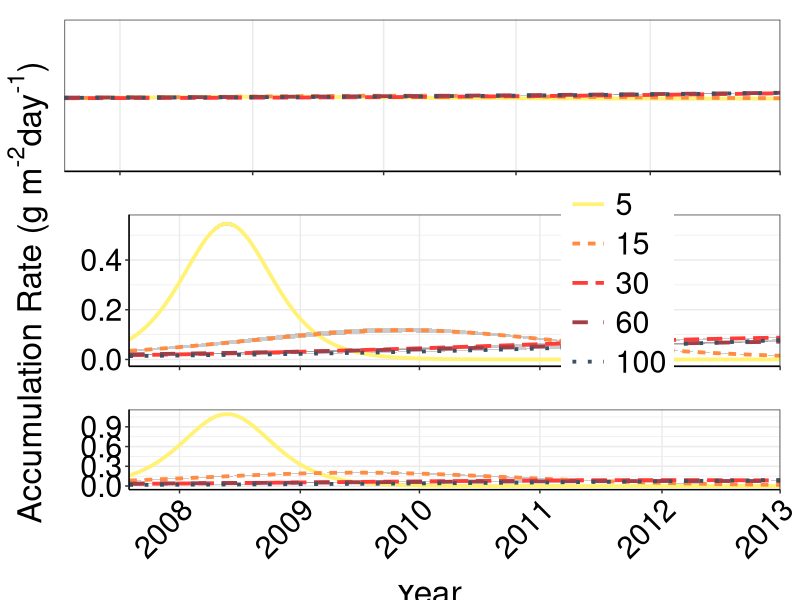

Write R code to recreate this figure.
library(ggplot2)
library(dplyr)
this_theme<-theme_bw()+
  theme(#panel.grid.major = element_blank(),
    #panel.grid.minor = element_blank(),
    panel.background = element_blank(),
    axis.line = element_line(),
    legend.position='none', legend.title=element_blank(),
    legend.text = element_text(size=12),
    axis.title.x = element_text(size=22,vjust=-0.5),
    axis.title.y = element_text(size=22,angle=90, vjust=1.2),
    axis.text.x = element_text(colour="black", size=18),
    axis.text.y = element_text(colour="black", size=18), 
    strip.text = element_text(colour="black", size=18))

theme_set(this_theme)

vgPalette <- c("#EBD46C", "#CA7636", "#8F3928", "#63602D", "#3A2814")
otPalette <- c("#fff275", "#ff8c42", "#ff3c38", "#a23e48", "#3b5166")

coeff<-read.csv("Data/Logistic parameters of root accumulationv2.csv", header=TRUE)

log.rate<-function(t, Asym, xmid, scal){
  
  a<-Asym/scal
  b<-exp((xmid - t)/scal)
  c<- (1+exp((xmid-t)/scal))^2
  
  ans = a * (b/c)
  
  ans
}

t<- 0:1978
rates <- NULL
for(i in 1:dim(coeff)[1]){
  rates <- cbind(rates, log.rate(t, coeff[i,1], coeff[i,2], coeff[i,3]))
}
colnames(rates) <- (as.factor(coeff$plot):(as.factor(coeff$depth)))


rootrates <- data.frame(tu=rep(t,120), eu=rep(colnames(rates),each=length(t)), Mg.ha.day=c(rates))

rootrates$plot<-sub("^([^:]*):.*$", "\\1", rootrates$eu)
rootrates$depth<-sub("^[^:]*:(.*$)", "\\1", rootrates$eu)

rootrates$trt[rootrates$plot %in% c("11", "33", "26", "44")]<-"SC"
rootrates$trt[rootrates$plot %in% c('16', "34", "22", "45")]<-"CS"
rootrates$trt[rootrates$plot %in% c("12", "35", "21", "43")]<-"CC"
rootrates$trt[rootrates$plot %in% c('14', "36", "25", "42")]<-"CCW"
rootrates$trt[rootrates$plot %in% c("13", "31", "24", "46")]<-"P"
rootrates$trt[rootrates$plot %in% c('15', "32", "23", "41")]<-"PF"

library(reshape2)
library(plotrix)
plotmelt<-melt(rootrates, id=c("eu","tu","plot", "trt", "depth"), measured="Mg.ha.day")
plotmeans<-dcast(plotmelt, tu + trt + depth ~variable, mean, margins=TRUE, na.rm=TRUE)
plotmeans<-plotmeans[plotmeans$depth != "(all)",]
plotmeans<-plotmeans[plotmeans$trt != "(all)",]
plotmeans<-plotmeans[plotmeans$tu != "(all)",]
plotmeans<-plotmeans[,-5]

plotstderr<-dcast(plotmelt, tu + trt + depth ~variable, std.error, margins=TRUE, na.rm=TRUE)
plotstderr<-plotstderr[plotstderr$depth != "(all)",]
plotstderr<-plotstderr[plotstderr$trt != "(all)",]
plotstderr<-plotstderr[plotstderr$tu != "(all)",]
plotstderr<-plotstderr[,-5]

ratemeans<-merge(plotmeans, plotstderr, by = c("tu", "trt", "depth"))
colnames(ratemeans)<-c("day", "trt", "depth", "Mg.ha.day", "Mg.ha.day.se")

ratemeans <- within(ratemeans, day <- ordered(day, levels = sort(unique(day))))

ratemeans<-ratemeans[order(as.numeric(ratemeans$day)),,drop=FALSE]
ratemeans$depth <- factor(ratemeans$depth, levels = c("5", "15", "30", "60", "100"))

ratemeansno5<-ratemeans[ratemeans$depth != 5,]
ratemeans5<-ratemeans[ratemeans$depth == 5,]


ratemeans2<-ratemeans[ratemeans$trt %in% c("P", "PF", "CC"),]
ratemeans2$g.m2.day<-ratemeans2$Mg.ha.day*100
ratemeans2$g.m2.day.se<-ratemeans2$Mg.ha.day.se*100

ratemeans2$Mg.ha.year<-ratemeans2$Mg.ha.day*365
ratemeans2$Mg.ha.year.se<-ratemeans2$Mg.ha.day.se*365

ratescc<-ggplot(data = filter(ratemeans2, trt=="CC"),aes(x = day,y = g.m2.day)) + 
  geom_ribbon(aes(group = depth,ymin = g.m2.day - g.m2.day.se,ymax = g.m2.day + g.m2.day.se),alpha = 0.25) + 
  geom_line(aes(group = depth,colour = depth, linetype = depth),size = 1.3) + 
  #labs(x = "Days after establishment",y = (expression(paste("Accumulation Rate (g m" ^ "-2","day" ^ "-1",")")))) + 
  scale_x_discrete(breaks=c(153,520,882,1248,1619,1978), labels = c("2008", "2009", "2010", "2011", "2012", "2013"))+
  scale_y_discrete(breaks=c(0.00, 0.02, 0.04))+
  #scale_x_discrete(breaks=c(100,400,700,1000,1300,1600,1900))+
  scale_colour_manual(values = otPalette)+
  theme(axis.line = element_line(),
        plot.margin = unit(c(.5,.5,.5,.2), "cm"),
        legend.position="none", legend.title=element_blank(),
        legend.text = element_text(size=12),
        axis.title.x = element_blank(),
        axis.title.y = element_blank(),
        axis.text.x = element_blank(),
        axis.text.y = element_text(colour="black", size=22))

ratesp<-ggplot(data = filter(ratemeans2, trt=="P"),aes(x = day,y = g.m2.day)) + 
  geom_ribbon(aes(group = depth,ymin = g.m2.day - g.m2.day.se,ymax = g.m2.day + g.m2.day.se),alpha = 0.25) + 
  geom_line(aes(group = depth,colour = depth, linetype = depth),size = 1.3) + 
  labs(x = "Year",y = (expression(paste("Accumulation Rate (g m" ^ "-2","day" ^ "-1",")")))) + 
  scale_x_discrete(breaks=c(153,520,882,1248,1619,1978), labels = c("2008", "2009", "2010", "2011", "2012", "2013"))+
  #scale_x_discrete(breaks=c(100,400,700,1000,1300,1600,1900))+
  scale_colour_manual(values = otPalette)+
  theme(axis.line = element_line(),
        plot.margin = unit(c(.5,.5,.5,.6), "cm"),
        legend.position="none", legend.title=element_blank(),
        legend.text = element_text(size=12),
        axis.title.x = element_blank(),
        axis.title.y = element_blank(),
        axis.text.x = element_text(colour="black", size=22, angle = 45, hjust=1, vjust=1),
        axis.text.y = element_text(colour="black", size=22))

ratespf<-ggplot(data = filter(ratemeans2, trt=="PF"),aes(x = day,y = g.m2.day)) + 
  geom_ribbon(aes(group = depth,ymin = g.m2.day - g.m2.day.se,ymax = g.m2.day + g.m2.day.se),alpha = 0.25) + 
  geom_line(aes(group = depth,colour = depth, linetype = depth),size = 1.3) + 
  labs(x = "Days after establishment",y = (expression(paste("Accumulation Rate (g m" ^ "-2","day" ^ "-1",")")))) + 
  scale_x_discrete(breaks=c(153,520,882,1248,1619,1978), labels = c("2008", "2009", "2010", "2011", "2012", "2013"))+
  #scale_x_discrete(breaks=c(100,400,700,1000,1300,1600,1900))+
  scale_colour_manual(values = otPalette)+
  theme(axis.line = element_line(),
        plot.margin = unit(c(.5,.5,.5,.6), "cm"),
        legend.position=c(.75, .55), legend.title=element_blank(),
        legend.text = element_text(size=22), legend.key.size=unit(1, "cm"),
        axis.title.x = element_blank(),
        axis.title.y = element_blank(),
        axis.text.x = element_blank(),
        axis.text.y = element_text(colour="black", size=22))

library(grid)
vplayout<- function(x,y)
  viewport(layout.pos.row=x, layout.pos.col=y)

pdf("Figures/Root Accumulation and Ratesv7, three panels.pdf", width = 10, height = 15)
grid.newpage()
pushViewport(viewport(layout = grid.layout(4,2, heights = unit(c(5,5,5,.39), "null"), widths = unit(c(.38,5), "null"))))
#grid.text((expression(paste("Biomass (Mg ha" ^ "-1",")"))), rot = 90, vp = viewport(layout.pos.row = 1:5, layout.pos.col = 1), gp=gpar(fontsize=18))
grid.text((expression(paste("Accumulation Rate (g m" ^ "-2","day" ^ "-1",")"))), rot = 90, vp = viewport(layout.pos.row = 1:3, layout.pos.col = 1), gp=gpar(fontsize=24))
grid.text("Year", vp = viewport(layout.pos.row = 4, layout.pos.col = 2), gp=gpar(fontsize=24))
print(ratescc, vp = vplayout(1,2))
print(ratespf, vp = vplayout (2,2))
print(ratesp, vp = vplayout(3,2))
dev.off()

